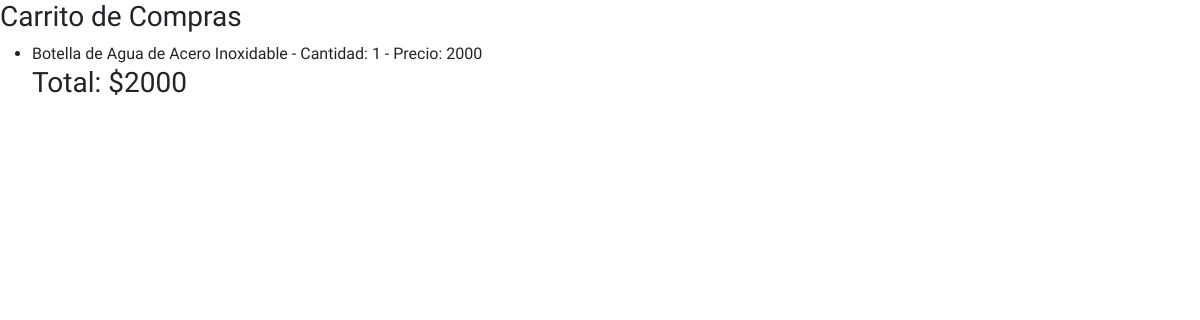
The page /carrito_compras/ (signed in) on the database its author committed.
### tienda/models.py (models this page shows, shortened)
class Carrito_compra(models.Model):
    cliente = models.ForeignKey(User, on_delete=models.CASCADE) # para que cada vez que se elimine un cliente se elimine su carrito de compras
    producto = models.ForeignKey(Producto, on_delete=models.CASCADE)
    canitdad_producto = models.DecimalField(max_digits=10, decimal_places=0)
    estado = models.BooleanField(default=False,choices= [(False, 'Pendiente'), (True,'Completado')])
    """def __str__(self):
        return self.estado"""

class Producto(models.Model):
    nombre = models.CharField(max_length=100, null=False, blank=False)
    descripcion = models.TextField(null=True, blank=True)
    precio = models.DecimalField(max_digits=10, decimal_places=0, null=False, blank=False)
    imagen = models.ImageField(upload_to="producto", null=True, blank=True)
    favorito = models.BooleanField(default=False)

### tienda/views.py (the view)
# urls.py: path('carrito_compras/',views.pedido, name= 'carrito'),
@login_required # con esto, se necesita que el usuario se registre para acceder a esta vista.
def pedido(request):
    carrito_items = models.Carrito_compra.objects.filter(cliente=request.user, estado=False) # no se que hace esto
    productos = models.Producto.objects.all()
    total = sum(item.producto.precio * item.canitdad_producto for item in carrito_items)
    data = {
        'productos': productos,
        'carrito_items': carrito_items,# no se que hace esto
        'total': total,
    }
    return render(request, 'pedido.html',data)

### tienda/templates/pedido.html (shortened to what this page needs)
{% extends 'index.html'%}
{% block b%}
<h3> Carrito de Compras </h3>
<ul>
    {% for item in carrito_items %}
        <li>
            {{ item.producto.nombre }} - Cantidad: {{ item.canitdad_producto }} - Precio: {{ item.producto.precio }}
        </li>
    {% endfor %}
    <h3>Total: ${{ total }}</h3>
</ul>
{% endblock%}

### tienda/static/css/estilo.css (style rules this page uses)
* { margin: 0; padding: 0; box-sizing: border-box; font-family: "SUSE", sans-serif; }

### rows shown on the page
Carrito_compra: producto.nombre "Botella de Agua de Acero Inoxidable", canitdad_producto "1", producto.precio "2000"

### other values the page prints
{{ total }} "2000"
